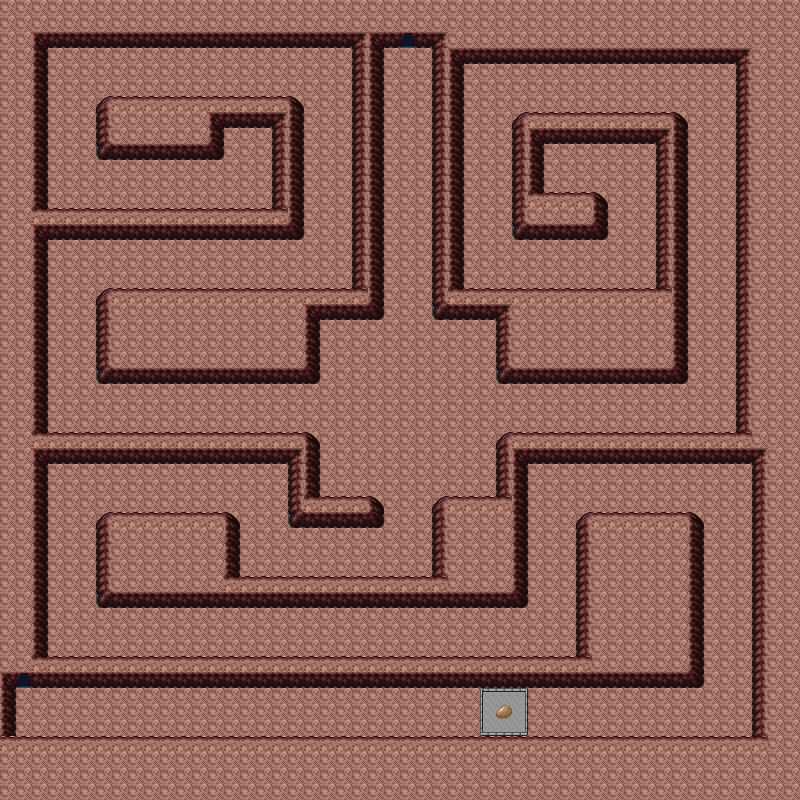

Tiled map render using the project's own tile images. Description and the map definition, with tile-layer contents summarised, below:
An orthogonal 50x50 tile map with 16x16 px tiles, 3 tile layers (terrain, background, foreground), 1 hidden layer not drawn, 2 tilesets and 33 objects.

<map version="1.0" orientation="orthogonal" renderorder="right-down" width="50" height="50" tilewidth="16" tileheight="16" nextobjectid="35">
 <tileset firstgid="1" name="pkmset" tilewidth="16" tileheight="16">
  <image source="../../tileset.png" width="1744" height="848" />
  <tile id="0">
   <properties>
    <property name="1,7" value="GOTO chapter1-3.tmx 92,26" />
   </properties>
  </tile>
  <tile id="3184">
   <properties>
    <property name="32,5" value="INITIATE dialog" />
   </properties>
  </tile>
 </tileset>
 <tileset firstgid="5778" name="natset" tilewidth="16" tileheight="16">
  <image source="../../terrain.png" width="1024" height="1024" />
 </tileset>
 <layer name="terrain" width="50" height="50">
  <data>[2500 cells, 2500 non-empty, 1 distinct tile ids]</data>
 </layer>
 <layer name="background" width="50" height="50">
  <data>[2500 cells, 628 non-empty, 18 distinct tile ids]</data>
 </layer>
 <layer name="foreground" width="50" height="50">
  <data>[2500 cells, 235 non-empty, 4 distinct tile ids]</data>
 </layer>
 <objectgroup name="collisionobjects">
  <object id="2" x="352" y="33" width="31.5" height="279" />
  <object id="3" x="431.5" y="37" width="32.5" height="275.5" />
  <object id="4" x="497" y="294" width="190.5" height="82" />
  <object id="5" x="512" y="118" width="31.5" height="91" />
  <object id="6" x="512" y="197.5" width="96" height="34.5" />
  <object id="7" x="512" y="118" width="175.5" height="18.5" />
  <object id="8" x="656.5" y="118" width="31" height="182" />
  <object id="9" x="352" y="18" width="108" height="21" />
  <object id="10" x="736" y="43" width="59" height="413.5" />
  <object id="11" x="431.5" y="28" width="287.5" height="28" />
  <object id="12" x="14" y="18" width="342.5" height="21" />
  <object id="13" x="14" y="18" width="33.5" height="653.5" />
  <object id="14" x="96" y="294.5" width="223.5" height="81.5" />
  <object id="15" x="310.5" y="294.5" width="73" height="17.5" />
  <object id="16" x="96" y="102.5" width="127.5" height="50" />
  <object id="17" x="218" y="102.5" width="63" height="18" />
  <object id="18" x="271.5" y="102.5" width="32" height="130" />
  <object id="19" x="14" y="214.5" width="282" height="18" />
  <object id="20" x="464" y="294" width="33" height="18.5" />
  <object id="21" x="14" y="438.5" width="305" height="17.5" />
  <object id="22" x="288" y="438.5" width="31" height="81.5" />
  <object id="23" x="288" y="502.5" width="96" height="19" />
  <object id="24" x="496" y="438.5" width="31.5" height="70" />
  <object id="25" x="439" y="502.5" width="88.5" height="96.5" />
  <object id="26" x="214" y="582.5" width="243.5" height="16.5" />
  <object id="27" x="96" y="518" width="144" height="81" />
  <object id="28" x="496" y="438.5" width="260" height="18" />
  <object id="29" x="752.5" y="440" width="47.5" height="319" />
  <object id="30" x="576" y="518.5" width="128" height="162" />
  <object id="31" x="33" y="662" width="544" height="18.5" />
  <object id="32" x="-1.5" y="742.5" width="775.5" height="24.5" />
  <object id="33" x="495.5" y="704.5" width="15.5" height="13.5" />
  <object id="34" x="1.5" y="668.5" width="13.5" height="76" />
 </objectgroup>
 <layer name="events" width="50" height="50" visible="0">
  <properties>
   <property name="1,7" value="GOTO chapter1-3.tmx 92,25" />
   <property name="15,40" value="SPAWN_ENEMY skeleton" />
   <property name="25,24" value="SPAWN_ENEMY skeleton" />
   <property name="32,5" value="INITIATE dialogue" />
   <property name="35,39" value="SPAWN_ENEMY skeleton" />
  </properties>
  <data>[2500 cells, 4 non-empty, 1 distinct tile ids]</data>
 </layer>
</map>
